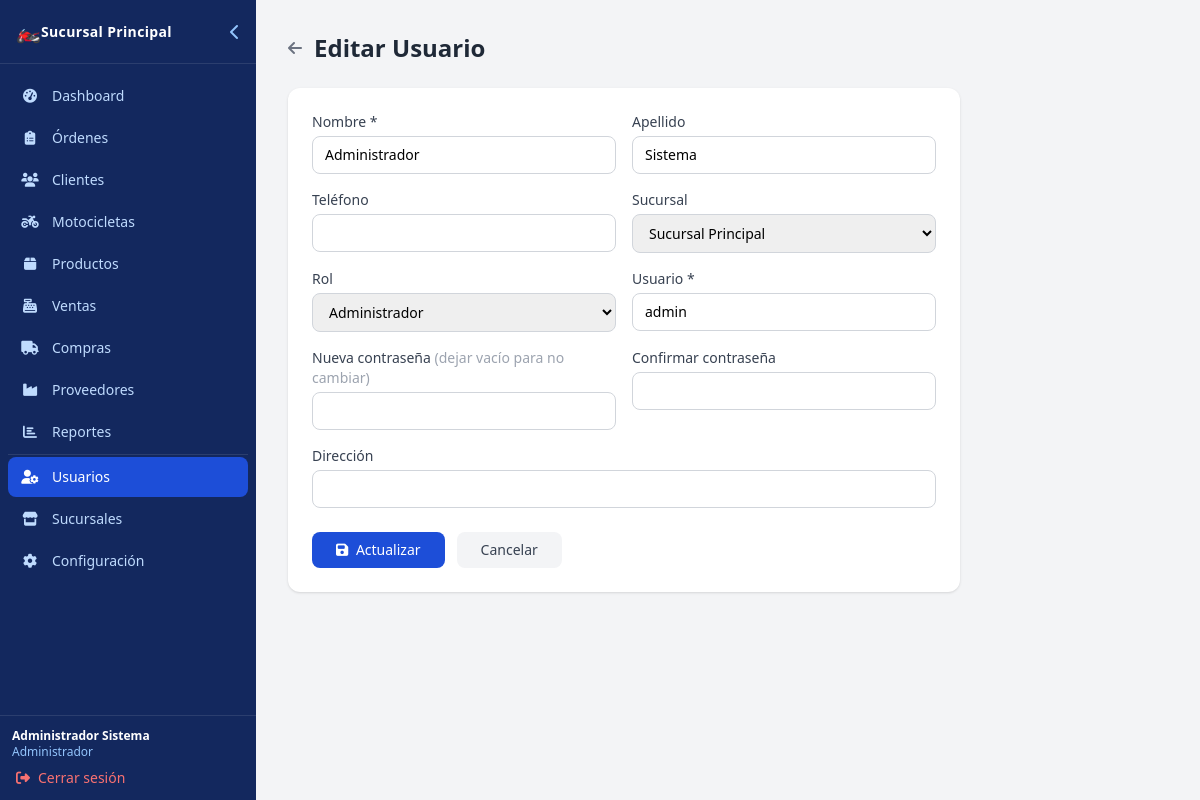
Page /pages/usuarios/edit.php?id=1 (signed in) on the committed database.
### tables this page shows
CREATE TABLE IF NOT EXISTS sucursales (
    id          INT UNSIGNED AUTO_INCREMENT PRIMARY KEY,
    nombre      VARCHAR(100) NOT NULL,
    direccion   VARCHAR(255),
    telefono    VARCHAR(20),
    correo      VARCHAR(100),
    activa      TINYINT(1) DEFAULT 1,
    created_at  TIMESTAMP DEFAULT CURRENT_TIMESTAMP,
    updated_at  TIMESTAMP DEFAULT CURRENT_TIMESTAMP ON UPDATE CURRENT_TIMESTAMP
);

CREATE TABLE IF NOT EXISTS usuarios (
    id            INT UNSIGNED AUTO_INCREMENT PRIMARY KEY,
    sucursal_id   INT UNSIGNED NOT NULL,
    nombre        VARCHAR(100) NOT NULL,
    apellido      VARCHAR(100) NOT NULL,
    telefono      VARCHAR(20),
    direccion     VARCHAR(255),
    rol_id        TINYINT UNSIGNED NOT NULL COMMENT '1=Admin,2=Técnico,3=Vendedor,4=Cajero,5=Asesor',
    username      VARCHAR(60) NOT NULL UNIQUE,
    password_hash VARCHAR(255) NOT NULL,
    activo        TINYINT(1) DEFAULT 1,
    created_at    TIMESTAMP DEFAULT CURRENT_TIMESTAMP,
    updated_at    TIMESTAMP DEFAULT CURRENT_TIMESTAMP ON UPDATE CURRENT_TIMESTAMP,
    FOREIGN KEY (sucursal_id) REFERENCES sucursales(id)
);

### config/database.php (called while the page is built, shortened)
<?php
function getDB() {
    static $pdo = null;
    if ($pdo === null) {
        try {
            $dsn = "mysql:host=" . DB_HOST . ";dbname=" . DB_NAME . ";charset=" . DB_CHARSET;
            $pdo = new PDO($dsn, DB_USER, DB_PASS, [
                PDO::ATTR_ERRMODE            => PDO::ERRMODE_EXCEPTION,
                PDO::ATTR_DEFAULT_FETCH_MODE => PDO::FETCH_ASSOC,
                PDO::ATTR_EMULATE_PREPARES   => false,
            PDO::MYSQL_ATTR_INIT_COMMAND => "SET time_zone = '-06:00'",
            ]);
        } catch (PDOException $e) {
            http_response_code(500);
            die(json_encode(['error' => 'Error de conexión a la base de datos']));
        }
    }
    return $pdo;
}

### includes/helpers.php (called while the page is built, shortened)
<?php
function sanitize($val) {
    return htmlspecialchars(trim($val), ENT_QUOTES, 'UTF-8');
}

### includes/auth.php (called while the page is built, shortened)
<?php
require_once __DIR__ . '/../config/config.php';
function currentUser() {
    return [
        'id'          => $_SESSION['usuario_id']   ?? null,
        'nombre'      => $_SESSION['nombre']        ?? '',
        'apellido'    => $_SESSION['apellido']       ?? '',
        'rol_id'      => $_SESSION['rol_id']         ?? null,
        'sucursal_id' => $_SESSION['sucursal_id']    ?? null,
    ];
}
function isAdmin() {
    return ($_SESSION['rol_id'] ?? 0) === ROL_ADMIN;
}

### config/config.php (called while the page is built, shortened)
<?php
$ROLES = [
    ROL_ADMIN         => 'Administrador',
    ROL_TECNICO       => 'Técnico',
    ROL_VENDEDOR      => 'Vendedor',
    ROL_CAJERO        => 'Cajero',
    ROL_ASESOR_VENTAS => 'Asesor de Ventas',
];

### pages/usuarios/edit.php (the view, shortened to what this page needs)
<?php
require_once __DIR__ . '/../../config/config.php';
require_once __DIR__ . '/../../config/database.php';
require_once __DIR__ . '/../../includes/auth.php';
require_once __DIR__ . '/../../includes/helpers.php';
$db = getDB();
$id = (int)($_GET['id'] ?? 0);
$stmt = $db->prepare("SELECT * FROM usuarios WHERE id=?");
$stmt->execute([$id]);
$u = $stmt->fetch();
$sucursales = $db->query("SELECT * FROM sucursales WHERE activa=1 ORDER BY nombre")->fetchAll();
global $ROLES;
$data = $u;
require_once __DIR__ . '/../../includes/header.php';
?>
<div class="flex items-center gap-3 mb-6">
    <a href="index.php" class="text-gray-500 hover:text-gray-700"><i class="fas fa-arrow-left"></i></a>
    <h1 class="text-2xl font-bold text-gray-800">Editar Usuario</h1>
</div>
<div class="bg-white rounded-xl shadow p-6 max-w-2xl">
    <form method="POST">
        <div class="grid grid-cols-1 sm:grid-cols-2 gap-4">
            <div><label class="block text-sm font-medium text-gray-700 mb-1">Nombre *</label>
                <input type="text" name="nombre" value="<?= sanitize($data['nombre']) ?>" required class="w-full border border-gray-300 rounded-lg px-3 py-2 text-sm focus:outline-none focus:ring-2 focus:ring-blue-500"></div>
            <div><label class="block text-sm font-medium text-gray-700 mb-1">Apellido</label>
                <input type="text" name="apellido" value="<?= sanitize($data['apellido']) ?>" class="w-full border border-gray-300 rounded-lg px-3 py-2 text-sm focus:outline-none focus:ring-2 focus:ring-blue-500"></div>
            <div><label class="block text-sm font-medium text-gray-700 mb-1">Teléfono</label>
                <input type="text" name="telefono" value="<?= sanitize($data['telefono'] ?? '') ?>" class="w-full border border-gray-300 rounded-lg px-3 py-2 text-sm focus:outline-none focus:ring-2 focus:ring-blue-500"></div>
            <div><label class="block text-sm font-medium text-gray-700 mb-1">Sucursal</label>
                <select name="sucursal_id" class="w-full border border-gray-300 rounded-lg px-3 py-2 text-sm focus:outline-none focus:ring-2 focus:ring-blue-500">
                    <?php foreach ($sucursales as $s): ?>
                    <option value="<?= $s['id'] ?>" <?= $data['sucursal_id']==$s['id']?'selected':'' ?>><?= sanitize($s['nombre']) ?></option>
                    <?php endforeach; ?>
                </select></div>
            <div><label class="block text-sm font-medium text-gray-700 mb-1">Rol</label>
                <select name="rol_id" class="w-full border border-gray-300 rounded-lg px-3 py-2 text-sm focus:outline-none focus:ring-2 focus:ring-blue-500">
                    <?php foreach ($ROLES as $rid=>$rn): ?>
                    <option value="<?= $rid ?>" <?= $data['rol_id']==$rid?'selected':'' ?>><?= sanitize($rn) ?></option>
                    <?php endforeach; ?>
                </select></div>
            <div><label class="block text-sm font-medium text-gray-700 mb-1">Usuario *</label>
                <input type="text" name="username" value="<?= sanitize($data['username']) ?>" required class="w-full border border-gray-300 rounded-lg px-3 py-2 text-sm focus:outline-none focus:ring-2 focus:ring-blue-500"></div>
            <div><label class="block text-sm font-medium text-gray-700 mb-1">Nueva contraseña <span class="text-gray-400 font-normal">(dejar vacío para no cambiar)</span></label>
                <input type="password" name="password" autocomplete="new-password" class="w-full border border-gray-300 rounded-lg px-3 py-2 text-sm focus:outline-none focus:ring-2 focus:ring-blue-500"></div>
            <div><label class="block text-sm font-medium text-gray-700 mb-1">Confirmar contraseña</label>
                <input type="password" name="password2" class="w-full border border-gray-300 rounded-lg px-3 py-2 text-sm focus:outline-none focus:ring-2 focus:ring-blue-500"></div>
            <div class="sm:col-span-2"><label class="block text-sm font-medium text-gray-700 mb-1">Dirección</label>
                <input type="text" name="direccion" value="<?= sanitize($data['direccion'] ?? '') ?>" class="w-full border border-gray-300 rounded-lg px-3 py-2 text-sm focus:outline-none focus:ring-2 focus:ring-blue-500"></div>
        </div>
        <div class="flex gap-3 mt-6">
            <button type="submit" class="bg-blue-700 text-white px-6 py-2 rounded-lg hover:bg-blue-800 text-sm font-medium"><i class="fas fa-save mr-1"></i> Actualizar</button>
            <a href="index.php" class="bg-gray-100 text-gray-700 px-6 py-2 rounded-lg text-sm">Cancelar</a>
        </div>
    </form>
</div>
<?php require_once __DIR__ . '/../../includes/footer.php'; ?>

### includes/header.php (shortened to what this page needs)
<?php
require_once __DIR__ . '/../config/config.php';
require_once __DIR__ . '/../config/database.php';
require_once __DIR__ . '/../includes/auth.php';
require_once __DIR__ . '/../includes/helpers.php';
$user  = currentUser();
$_sucConfig = [];
if (!empty($user['sucursal_id'])) {
    $_sucStmt = getDB()->prepare("SELECT * FROM sucursales WHERE id=?");
    $_sucStmt->execute([$user['sucursal_id']]);
    $_sucConfig = $_sucStmt->fetch() ?: [];
}
$_logoPath  = $_sucConfig['logo_path'] ?? null;
$_appName   = $_sucConfig['nombre'] ?? APP_NAME;
global $ROLES;
$currentFile = basename($_SERVER['PHP_SELF']);
$currentDir  = basename(dirname($_SERVER['PHP_SELF']));
function navActive($dir) {
    global $currentDir, $currentFile;
    if ($dir === 'dashboard') return $currentFile === 'index.php' && $currentDir !== 'pages';
    return $currentDir === $dir;
}
?>
<!DOCTYPE html>
<html lang="es">
<head>
    <script src="https://cdn.tailwindcss.com"></script>
    <link rel="stylesheet" href="https://cdnjs.cloudflare.com/ajax/libs/font-awesome/6.5.0/css/all.min.css">
</head>
<body class="bg-gray-100 font-sans" x-data="{ sidebarOpen: window.innerWidth >= 1024, mobileOpen: false }" @resize.window="sidebarOpen = window.innerWidth >= 1024">
<aside
       :class="[
           'fixed top-0 left-0 h-screen bg-blue-900 text-white z-40 flex flex-col transition-all duration-300',
           'lg:translate-x-0',
           mobileOpen ? 'translate-x-0 w-64' : '-translate-x-full w-64',
           sidebarOpen ? 'lg:w-64' : 'lg:w-16'
       ]">
    <div class="flex items-center justify-between px-4 py-4 border-b border-blue-800 min-h-[64px]">
        <?php if ($_logoPath): ?>
        <img src="<?= BASE_URL ?>/<?= sanitize($_logoPath) ?>" alt="Logo" class="w-8 h-8 object-contain rounded flex-shrink-0">
        <?php else: ?>
        <span class="text-xl flex-shrink-0">🏍️</span>
        <?php endif; ?>
        <span x-show="sidebarOpen || mobileOpen" class="text-sm font-bold tracking-wide truncate"><?= sanitize($_appName) ?></span>
        <button @click="sidebarOpen = !sidebarOpen" class="text-blue-300 hover:text-white hidden lg:block ml-auto">
            <i :class="sidebarOpen ? 'fas fa-chevron-left' : 'fas fa-chevron-right'"></i>
        </button>
    </div>
    <nav class="flex-1 overflow-y-auto py-3 px-2 space-y-0.5">
        <?php
        $links = [
            ['dashboard', '/',           'fa-tachometer-alt', 'Dashboard'],
            ['ordenes',   '/pages/ordenes/',   'fa-clipboard-list','Órdenes'],
            ['clientes',  '/pages/clientes/',  'fa-users',         'Clientes'],
            ['motos',     '/pages/motos/',     'fa-motorcycle',    'Motocicletas'],
            ['productos', '/pages/productos/', 'fa-box',           'Productos'],
            ['ventas',    '/pages/ventas/',    'fa-cash-register', 'Ventas'],
            ['compras',   '/pages/compras/',   'fa-truck',         'Compras'],
            ['proveedores','/pages/proveedores/','fa-industry',    'Proveedores'],
            ['reportes',  '/pages/reportes/',  'fa-chart-bar',     'Reportes'],
        ];
        foreach ($links as [$dir, $path, $icon, $label]):
            $active = navActive($dir) ? 'bg-blue-700 text-white' : 'text-blue-200 hover:bg-blue-800 hover:text-white';
        ?>
        <a href="<?= BASE_URL . $path ?>index.php"
           class="flex items-center gap-3 px-3 py-2.5 rounded-lg transition-colors <?= $active ?>"
           @click="mobileOpen=false">
            <i class="fas <?= $icon ?> w-5 text-center flex-shrink-0 text-sm"></i>
            <span x-show="sidebarOpen || mobileOpen" class="text-sm truncate"><?= $label ?></span>
        </a>
        <?php endforeach; ?>
        <?php if (isAdmin()): ?>
        <div class="border-t border-blue-800 my-2"></div>
        <?php
        $adminLinks = [
            ['usuarios',   '/pages/usuarios/',   'fa-user-cog', 'Usuarios'],
            ['sucursales', '/pages/sucursales/', 'fa-store',    'Sucursales'],
            ['configuracion','/pages/configuracion/','fa-cog','Configuración'],
        ];
        foreach ($adminLinks as [$dir, $path, $icon, $label]):
            $active = navActive($dir) ? 'bg-blue-700 text-white' : 'text-blue-200 hover:bg-blue-800 hover:text-white';
        ?>
        <a href="<?= BASE_URL . $path ?>index.php"
           class="flex items-center gap-3 px-3 py-2.5 rounded-lg transition-colors <?= $active ?>"
           @click="mobileOpen=false">
            <i class="fas <?= $icon ?> w-5 text-center flex-shrink-0 text-sm"></i>
            <span x-show="sidebarOpen || mobileOpen" class="text-sm truncate"><?= $label ?></span>
        </a>
        <?php endforeach; endif; ?>
    </nav>
    <div class="border-t border-blue-800 px-3 py-3">
        <div x-show="sidebarOpen || mobileOpen" class="text-xs text-blue-300 mb-2 truncate">
            <div class="font-semibold text-white truncate"><?= sanitize($user['nombre'] . ' ' . $user['apellido']) ?></div>
            <div><?= sanitize($ROLES[$user['rol_id']] ?? '') ?></div>
        </div>
        <a href="<?= BASE_URL ?>/logout.php"
           class="flex items-center gap-2 text-red-400 hover:text-red-300 text-sm px-1">
            <i class="fas fa-sign-out-alt flex-shrink-0"></i>
            <span x-show="sidebarOpen || mobileOpen">Cerrar sesión</span>
        </a>
    </div>
</aside>
<main :class="sidebarOpen ? 'lg:ml-64' : 'lg:ml-16'"
      class="transition-all duration-300 min-h-screen pt-20 lg:pt-8 px-4 py-5 lg:px-8 lg:py-8">

### rows in the picture
sucursales: nombre "Sucursal Principal"
usuarios: nombre+apellido "Administrador Sistema", rol "Administrador", nombre "Administrador", apellido "Sistema", sucursal_id "Sucursal Principal", rol_id "Administrador", username "admin"

### other values in the picture
$label "Dashboard"
$label "Órdenes"
$label "Clientes"
$label "Motocicletas"
$label "Productos"
$label "Ventas"
$label "Compras"
$label "Proveedores"
$label "Reportes"
$label "Usuarios"
$label "Sucursales"
$label "Configuración"
